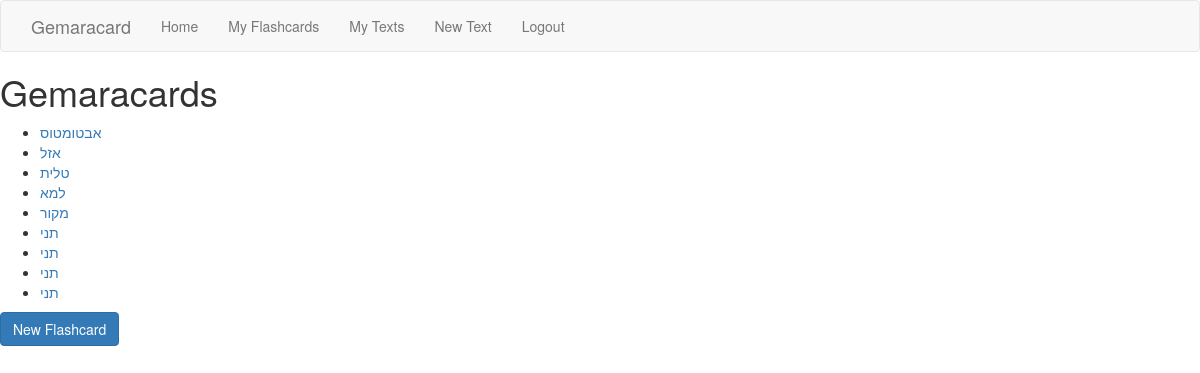
The page /flashcard-list/ (signed in) on the database as committed earlier.
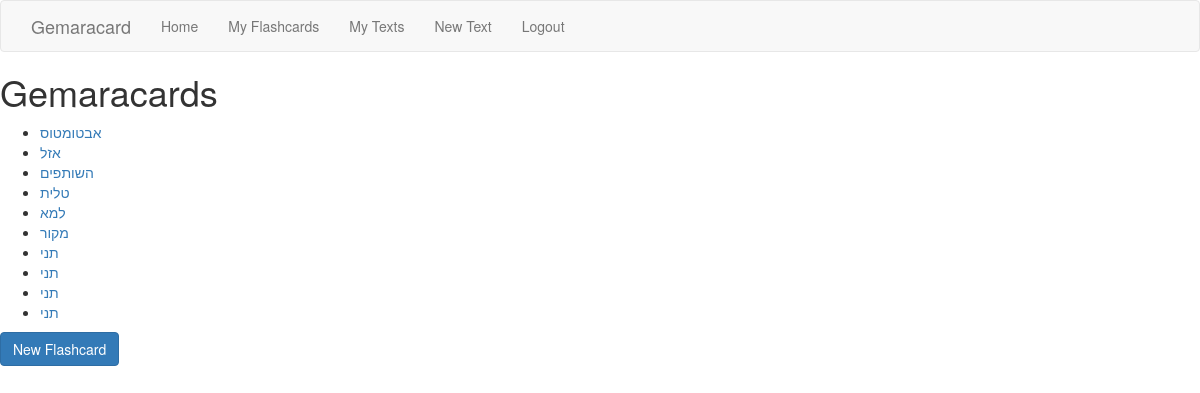
The same page on the database as committed later.
### flashcard/models.py (models this page shows, shortened)
class Flashcard(models.Model):
    vocab_term = models.CharField(max_length=200, blank=False)
    HEBREW = 'HEB'
    ARAMAIC = 'ARAM'
    LOANWORD = 'LW'
    LANGUAGE_CHOICES = (
        (HEBREW, 'Hebrew'),
        (ARAMAIC, 'Aramaic'),
        (LOANWORD, 'Loanword')
    )
    language = models.CharField(
        max_length=4,
        choices=LANGUAGE_CHOICES,
        default=HEBREW,
    )
    loanword_language = models.TextField(blank=True)
    VERB = 'VERB'
    NOUN = 'NOUN'
    ADJECTIVE = 'ADJ'
    PREPOSITION = 'PREP'
    ADVERB = 'ADV'
    OTHER = 'OTHER'
    POS_CHOICES = (
        (VERB, 'Verb'),
        (NOUN, 'Noun'),
        (ADJECTIVE, 'Adjective'),
        (PREPOSITION, 'Preposition'),
        (ADVERB, 'Adverb'),
        (OTHER, 'Other'),
    )
    part_of_speech = models.CharField(
        max_length=5,
        choices=POS_CHOICES,
        default=NOUN,
    )
    root = models.CharField(max_length=4, blank=True)
    page_number = models.IntegerField(blank=True, default=0)
    translation = models.TextField(blank=True)
    notes = models.TextField(blank=True)
    published_date = models.DateTimeField(auto_now=True)
    author = models.ForeignKey(User)

### flashcard/views.py (the view)
# urls.py: url(r'^flashcard-list/$', flashcard_list, name='flashcard_list'),
@login_required
def flashcard_list(request):
    flashcards = Flashcard.objects.filter(author=request.user)
    sorted_flashcards = flashcards.order_by('vocab_term')
    context = {'cards': sorted_flashcards}
    return render(request, 'flashcard-list.html', context)

### flashcard/templates/flashcard-list.html
{% extends "base.html" %}
{% block content %}
<h1>Gemaracards</h1>
<ul>
  {% for card in cards %}
    <li><a href="{% url 'flashcard_detail' card.pk %}">{{ card.vocab_term }}</a></li>
  {% endfor %}
</ul>
<a href="{% url 'flashcard_new' %}" class="btn btn-primary" role="button">New Flashcard</a>
{% endblock %}

Rows that differ between the two databases and show on the page:
added Flashcard: vocab_term "השותפים"
